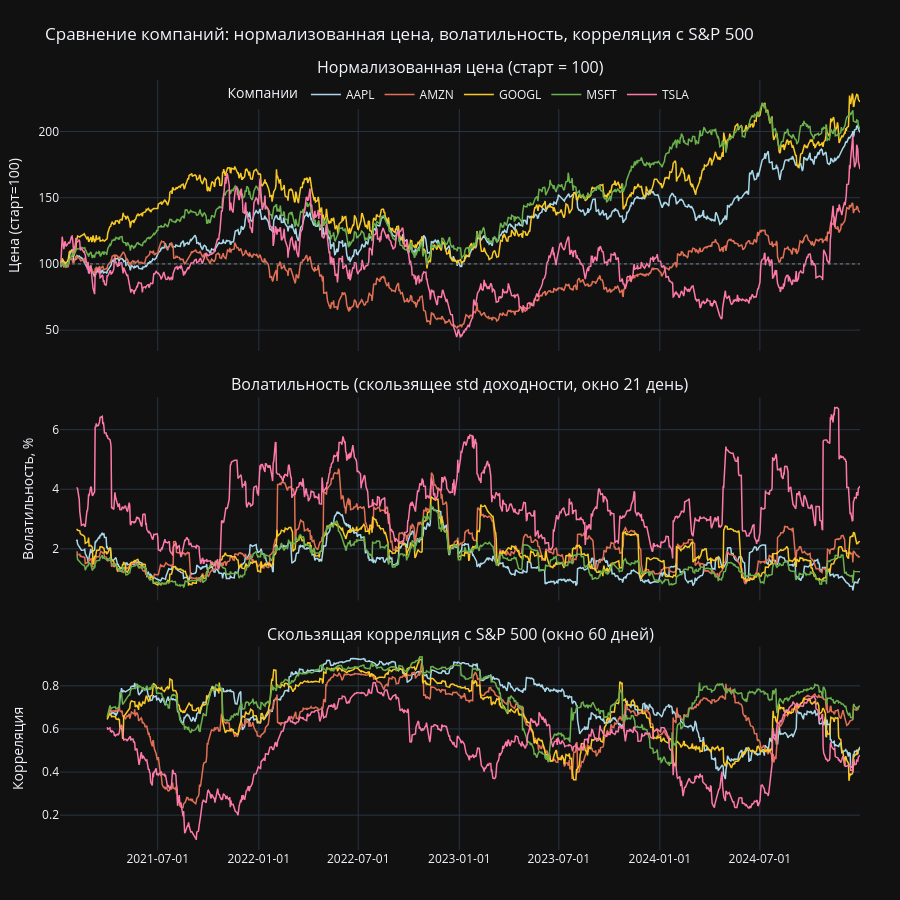

The cell this chart's notebook holds for it:
### Markdown cell above
Я решил, что мне интересны вот эти характеристики, по ним можно неплохо сравнить компании:
- нормализованная цена (кто вырос больше)
- волатильность (кто рискованнее)
- корреляция с SP500 - тикером, который отражает среднее движение 500 крупнейших американских компаний. По этой корреляции можно будет понять, кто следует рынку, а кто выбивается.

Всё остальное либо зашумлено, либо дублирует уже описанное, либо не додумался)

### Code cell
# Подготовка данных для всех тикеров кроме ^GSPC
tickers = [t for t in df['Ticker'].unique() if t != '^GSPC']
gspc = df[df['Ticker'] == '^GSPC'][['Date', 'Close']].rename(columns={'Close': 'GSPC'})

all_data = {}
for ticker in tickers:
    d = df[df['Ticker'] == ticker].copy().sort_values('Date').reset_index(drop=True)
    d['NormClose'] = d['Close'] / d['Close'].iloc[0] * 100 # старт = 100%
    d['Return'] = d['Close'].pct_change() * 100
    d['Volatility'] = d['Return'].rolling(21).std() # скользящая волатильность, окно ~месяц
    d = d.merge(gspc, on='Date')
    d['Correlation'] = d['Return'].rolling(60).corr(d['GSPC'].pct_change() * 100) # скользящая корреляция, окно ~квартал
    all_data[ticker] = d

# Цвета для компаний, просто на adobe color потыкал
COLORS = {
    'AAPL': '#a8d8ea',
    'GOOGL': '#f9ca24',
    'MSFT': '#6ab04c',
    'AMZN': '#e17055',
    'TSLA': '#fd79a8',
}

# 3 подграфика, общая ось X
fig = make_subplots(
    rows=3, cols=1,
    shared_xaxes=True,
    vertical_spacing=0.06,
    subplot_titles=(
        'Нормализованная цена (старт = 100)',
        'Волатильность (скользящее std доходности, окно 21 день)',
        'Скользящая корреляция с S&P 500 (окно 60 дней)'
    ),
    row_heights=[0.4, 0.3, 0.3]
)

for ticker in tickers:
    d = all_data[ticker]
    color = COLORS[ticker]

    # Нормализованная цена
    fig.add_trace(go.Scatter(
        x=d['Date'], y=d['NormClose'],
        mode='lines', name=ticker,
        line=dict(color=color, width=1.5),
        legendgroup=ticker,
        hovertemplate=f'{ticker}<br>Дата: %{{x|%Y-%m-%d}}<br>Норм. цена: %{{y:.1f}}'
    ), row=1, col=1)

    # Волатильность
    fig.add_trace(go.Scatter(
        x=d['Date'], y=d['Volatility'],
        mode='lines', name=ticker,
        line=dict(color=color, width=1.5),
        legendgroup=ticker,
        showlegend=False,
        hovertemplate=f'{ticker}<br>Дата: %{{x|%Y-%m-%d}}<br>Волатильность: %{{y:.2f}}%'
    ), row=2, col=1)

    # Корреляция с S&P 500
    fig.add_trace(go.Scatter(
        x=d['Date'], y=d['Correlation'],
        mode='lines', name=ticker,
        line=dict(color=color, width=1.5),
        legendgroup=ticker,
        showlegend=False,
        hovertemplate=f'{ticker}<br>Дата: %{{x|%Y-%m-%d}}<br>Корреляция: %{{y:.2f}}'
    ), row=3, col=1)


# Линия 100 на нормализованной цене для ориентира
fig.add_hline(y=100, row=1, col=1, line_dash='dot', line_color='gray', line_width=1)

fig.update_layout(
    title='Сравнение компаний: нормализованная цена, волатильность, корреляция с S&P 500',
    height=900,
    template='plotly_dark',
    hovermode='x unified',
    legend=dict(
        title='Компании',
        orientation='h',
        y=1,
        x=0.5,
        xanchor='center'
    ),
    margin=dict(l=60, r=40, t=80, b=50)
)

fig.update_xaxes(tickformat='%Y-%m-%d')
fig.update_yaxes(title_text='Цена (старт=100)', row=1, col=1)
fig.update_yaxes(title_text='Волатильность, %', row=2, col=1)
fig.update_yaxes(title_text='Корреляция', row=3, col=1)

fig.write_html('visualizations/task_3.html', include_plotlyjs=True, full_html=True)
fig.show()

### Figure 1 — Plotly figure (JSON) as saved in the notebook; plotly's stock layout.template omitted (floating-point values rounded to 4 significant figures; data arrays with more than 128 entries replaced by an {"elided": "..."} marker saying what was removed)
{"data": [{"hovertemplate": "AAPL<br>Дата: %{x|%Y-%m-%d}<br>Норм. цена: %{y:.1f}", "legendgroup": "AAPL", "line": {"color": "#a8d8ea", "width": 1.5}, "mode": "lines", "name": "AAPL", "x": {"elided": "1004 str values"}, "y": {"elided": "1004 float values"}, "type": "scatter", "xaxis": "x", "yaxis": "y"}, {"hovertemplate": "AAPL<br>Дата: %{x|%Y-%m-%d}<br>Волатильность: %{y:.2f}%", "legendgroup": "AAPL", "line": {"color": "#a8d8ea", "width": 1.5}, "mode": "lines", "name": "AAPL", "showlegend": false, "x": {"elided": "1004 str values"}, "y": {"elided": "1004 float values"}, "type": "scatter", "xaxis": "x2", "yaxis": "y2"}, {"hovertemplate": "AAPL<br>Дата: %{x|%Y-%m-%d}<br>Корреляция: %{y:.2f}", "legendgroup": "AAPL", "line": {"color": "#a8d8ea", "width": 1.5}, "mode": "lines", "name": "AAPL", "showlegend": false, "x": {"elided": "1004 str values"}, "y": {"elided": "1004 float values"}, "type": "scatter", "xaxis": "x3", "yaxis": "y3"}, {"hovertemplate": "AMZN<br>Дата: %{x|%Y-%m-%d}<br>Норм. цена: %{y:.1f}", "legendgroup": "AMZN", "line": {"color": "#e17055", "width": 1.5}, "mode": "lines", "name": "AMZN", "x": {"elided": "1004 str values"}, "y": {"elided": "1004 float values"}, "type": "scatter", "xaxis": "x", "yaxis": "y"}, {"hovertemplate": "AMZN<br>Дата: %{x|%Y-%m-%d}<br>Волатильность: %{y:.2f}%", "legendgroup": "AMZN", "line": {"color": "#e17055", "width": 1.5}, "mode": "lines", "name": "AMZN", "showlegend": false, "x": {"elided": "1004 str values"}, "y": {"elided": "1004 float values"}, "type": "scatter", "xaxis": "x2", "yaxis": "y2"}, {"hovertemplate": "AMZN<br>Дата: %{x|%Y-%m-%d}<br>Корреляция: %{y:.2f}", "legendgroup": "AMZN", "line": {"color": "#e17055", "width": 1.5}, "mode": "lines", "name": "AMZN", "showlegend": false, "x": {"elided": "1004 str values"}, "y": {"elided": "1004 float values"}, "type": "scatter", "xaxis": "x3", "yaxis": "y3"}, {"hovertemplate": "GOOGL<br>Дата: %{x|%Y-%m-%d}<br>Норм. цена: %{y:.1f}", "legendgroup": "GOOGL", "line": {"color": "#f9ca24", "width": 1.5}, "mode": "lines", "name": "GOOGL", "x": {"elided": "1004 str values"}, "y": {"elided": "1004 float values"}, "type": "scatter", "xaxis": "x", "yaxis": "y"}, {"hovertemplate": "GOOGL<br>Дата: %{x|%Y-%m-%d}<br>Волатильность: %{y:.2f}%", "legendgroup": "GOOGL", "line": {"color": "#f9ca24", "width": 1.5}, "mode": "lines", "name": "GOOGL", "showlegend": false, "x": {"elided": "1004 str values"}, "y": {"elided": "1004 float values"}, "type": "scatter", "xaxis": "x2", "yaxis": "y2"}, {"hovertemplate": "GOOGL<br>Дата: %{x|%Y-%m-%d}<br>Корреляция: %{y:.2f}", "legendgroup": "GOOGL", "line": {"color": "#f9ca24", "width": 1.5}, "mode": "lines", "name": "GOOGL", "showlegend": false, "x": {"elided": "1004 str values"}, "y": {"elided": "1004 float values"}, "type": "scatter", "xaxis": "x3", "yaxis": "y3"}, {"hovertemplate": "MSFT<br>Дата: %{x|%Y-%m-%d}<br>Норм. цена: %{y:.1f}", "legendgroup": "MSFT", "line": {"color": "#6ab04c", "width": 1.5}, "mode": "lines", "name": "MSFT", "x": {"elided": "1004 str values"}, "y": {"elided": "1004 float values"}, "type": "scatter", "xaxis": "x", "yaxis": "y"}, {"hovertemplate": "MSFT<br>Дата: %{x|%Y-%m-%d}<br>Волатильность: %{y:.2f}%", "legendgroup": "MSFT", "line": {"color": "#6ab04c", "width": 1.5}, "mode": "lines", "name": "MSFT", "showlegend": false, "x": {"elided": "1004 str values"}, "y": {"elided": "1004 float values"}, "type": "scatter", "xaxis": "x2", "yaxis": "y2"}, {"hovertemplate": "MSFT<br>Дата: %{x|%Y-%m-%d}<br>Корреляция: %{y:.2f}", "legendgroup": "MSFT", "line": {"color": "#6ab04c", "width": 1.5}, "mode": "lines", "name": "MSFT", "showlegend": false, "x": {"elided": "1004 str values"}, "y": {"elided": "1004 float values"}, "type": "scatter", "xaxis": "x3", "yaxis": "y3"}, {"hovertemplate": "TSLA<br>Дата: %{x|%Y-%m-%d}<br>Норм. цена: %{y:.1f}", "legendgroup": "TSLA", "line": {"color": "#fd79a8", "width": 1.5}, "mode": "lines", "name": "TSLA", "x": {"elided": "1004 str values"}, "y": {"elided": "1004 float values"}, "type": "scatter", "xaxis": "x", "yaxis": "y"}, {"hovertemplate": "TSLA<br>Дата: %{x|%Y-%m-%d}<br>Волатильность: %{y:.2f}%", "legendgroup": "TSLA", "line": {"color": "#fd79a8", "width": 1.5}, "mode": "lines", "name": "TSLA", "showlegend": false, "x": {"elided": "1004 str values"}, "y": {"elided": "1004 float values"}, "type": "scatter", "xaxis": "x2", "yaxis": "y2"}, {"hovertemplate": "TSLA<br>Дата: %{x|%Y-%m-%d}<br>Корреляция: %{y:.2f}", "legendgroup": "TSLA", "line": {"color": "#fd79a8", "width": 1.5}, "mode": "lines", "name": "TSLA", "showlegend": false, "x": {"elided": "1004 str values"}, "y": {"elided": "1004 float values"}, "type": "scatter", "xaxis": "x3", "yaxis": "y3"}], "layout": {"xaxis": {"anchor": "y", "domain": [0.0, 1.0], "matches": "x3", "showticklabels": false, "tickformat": "%Y-%m-%d"}, "yaxis": {"anchor": "x", "domain": [0.648, 1.0], "title": {"text": "Цена (старт=100)"}}, "xaxis2": {"anchor": "y2", "domain": [0.0, 1.0], "matches": "x3", "showticklabels": false, "tickformat": "%Y-%m-%d"}, "yaxis2": {"anchor": "x2", "domain": [0.324, 0.588], "title": {"text": "Волатильность, %"}}, "xaxis3": {"anchor": "y3", "domain": [0.0, 1.0], "tickformat": "%Y-%m-%d"}, "yaxis3": {"anchor": "x3", "domain": [0.0, 0.264], "title": {"text": "Корреляция"}}, "annotations": [{"font": {"size": 16}, "showarrow": false, "text": "Нормализованная цена (старт = 100)", "x": 0.5, "xanchor": "center", "xref": "paper", "y": 1.0, "yanchor": "bottom", "yref": "paper"}, {"font": {"size": 16}, "showarrow": false, "text": "Волатильность (скользящее std доходности, окно 21 день)", "x": 0.5, "xanchor": "center", "xref": "paper", "y": 0.588, "yanchor": "bottom", "yref": "paper"}, {"font": {"size": 16}, "showarrow": false, "text": "Скользящая корреляция с S&P 500 (окно 60 дней)", "x": 0.5, "xanchor": "center", "xref": "paper", "y": 0.264, "yanchor": "bottom", "yref": "paper"}], "shapes": [{"line": {"color": "gray", "dash": "dot", "width": 1}, "type": "line", "x0": 0, "x1": 1, "xref": "x domain", "y0": 100, "y1": 100, "yref": "y"}], "legend": {"title": {"text": "Компании"}, "orientation": "h", "y": 1, "x": 0.5, "xanchor": "center"}, "margin": {"l": 60, "r": 40, "t": 80, "b": 50}, "title": {"text": "Сравнение компаний: нормализованная цена, волатильность, корреляция с S&P 500"}, "height": 900, "hovermode": "x unified"}}
